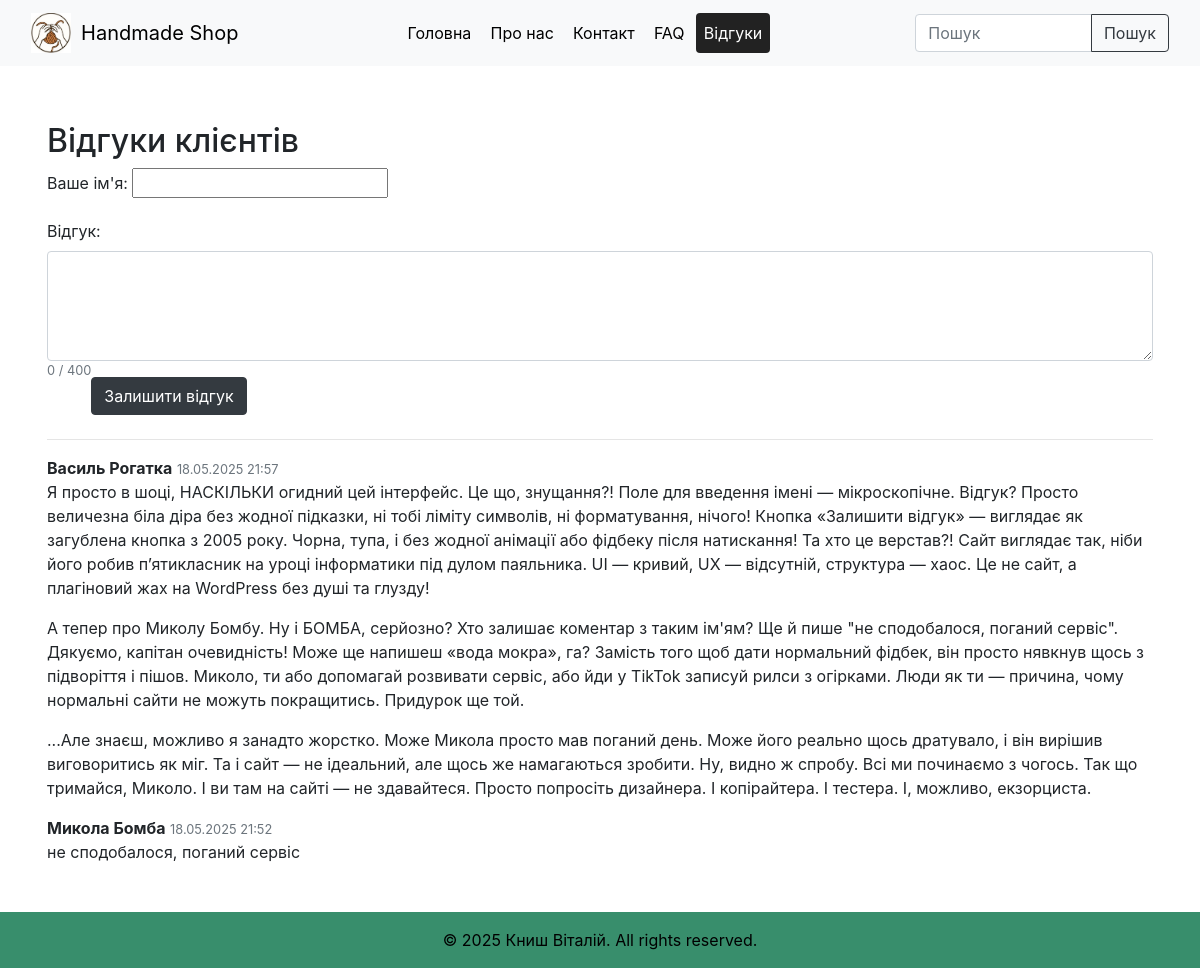
The page /reviews/ on the database as committed earlier.
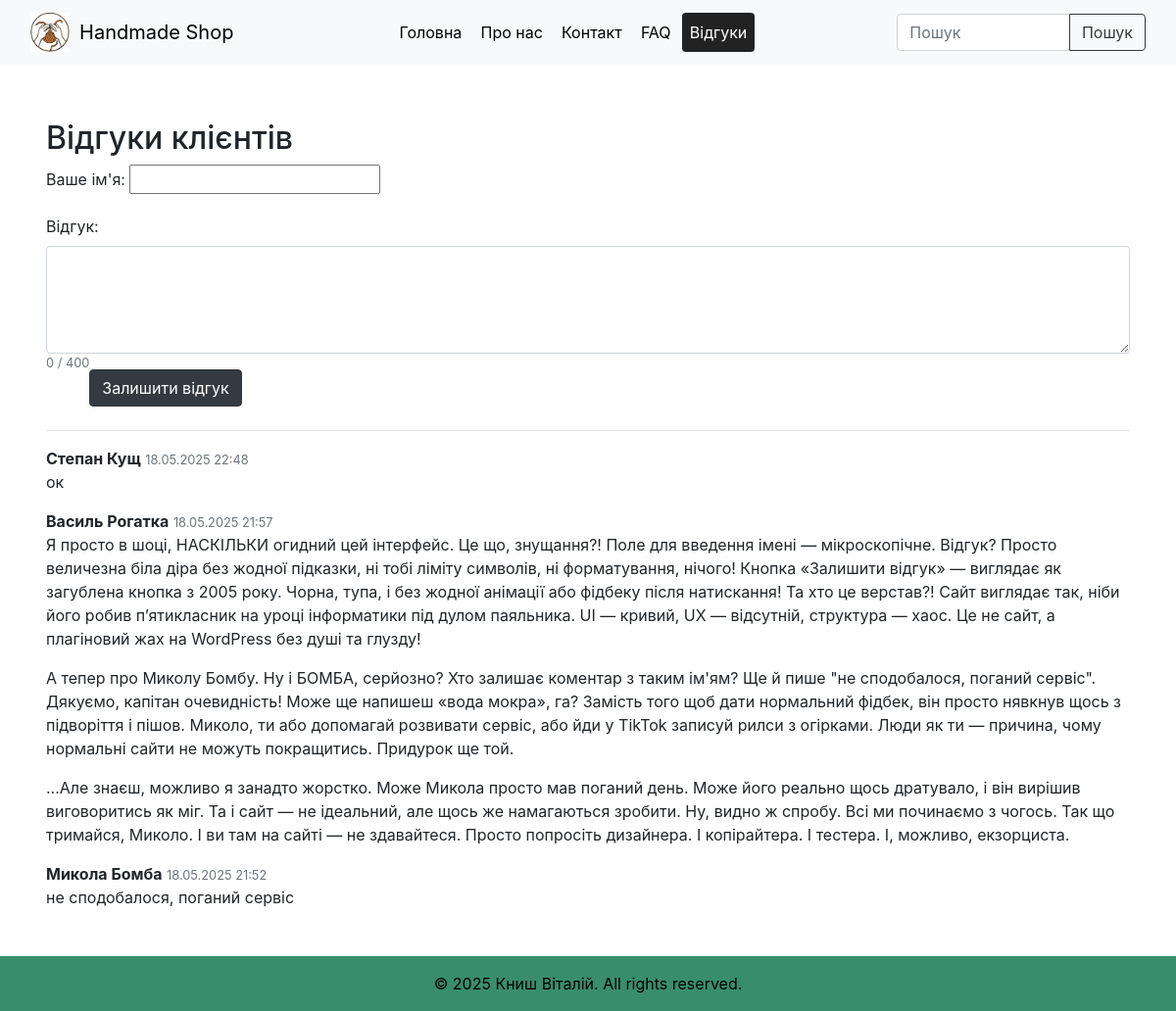
The same page on the database as committed later.
### app1/models.py (models this page shows, shortened)
class Review(models.Model):
    product = models.ForeignKey('Product', on_delete=models.CASCADE, related_name='reviews', null=True, blank=True)
    name = models.CharField(max_length=50)
    text = models.TextField()
    created_at = models.DateTimeField(auto_now_add=True)

### app1/views.py (the view)
# urls.py: path('reviews/', views.reviews, name='five'),
def reviews(request):
    reviews = Review.objects.filter(product__isnull=True).order_by('-created_at')
    if request.method == 'POST':
        form = ReviewForm(request.POST)
        if form.is_valid():
            form.save()
            return redirect('five')
    else:
        form = ReviewForm()
    return render(request, 'reviews.html', {'reviews': reviews, 'form': form})

### app1/forms.py
class ReviewForm(forms.ModelForm):
    class Meta:
        model = Review
        fields = ['name', 'text']
        labels = {
            'name': "Ваше ім'я",
            'text': "Відгук",
        }

### app1/templates/reviews.html (shortened to what this page needs)
{% extends "base.html" %}
{% block content %}
<div class="container mt-4">
    <h2>Відгуки клієнтів</h2>
    <form method="post" class="mb-4">
        <div class="form-group">
            {{ form.name.label_tag }}
            {{ form.name }}
        </div>
        <div class="form-group">
            {{ form.text.label_tag }}
            <textarea
                name="text"
                id="id_text"
                class="form-control"
                rows="4"
                maxlength="400"
                style="resize:vertical; max-height:200px;"
                required
            >{{ form.text.value|default_if_none:'' }}</textarea>
            <small class="text-muted" id="char-count" style="float:left;">0 / 400</small>
        </div>
        <button type="submit" class="btn btn-dark">Залишити відгук</button>
    </form>
    <hr>
    <ul class="list-unstyled">
        {% for review in reviews %}
            <li class="mb-3">
                <strong>{{ review.name }}</strong> <span class="text-muted" style="font-size:80%;">{{ review.created_at|date:"d.m.Y H:i" }}</span><br>
                {{ review.text|linebreaks }}
            </li>
        {% empty %}
            <li>Ще немає відгуків.</li>
        {% endfor %}
    </ul>
</div>
{% endblock %}

Rows that differ between the two databases and show on the page:
added Review: name "Степан Кущ", created_at "18.05.2025 22:48", text "ок"
